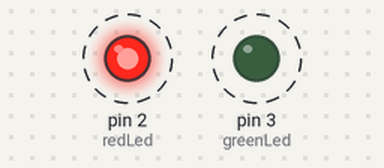
Bench run of a sketch on a simulated Arduino Uno, built with avr-gcc and run on an emulated ATmega328P. On the bench: output pins drawn as LEDs (lit = HIGH). Dashed ring = blinking.

Above: at 0.2 s.
Timing chart, 0 to 3.5 s (numbered marks = the images above):
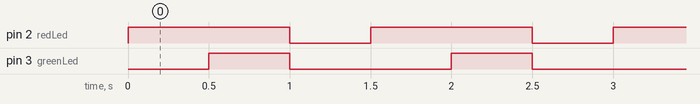

The sketch:

testing-leds.ino
```cpp
const int redLed = 2;
const int greenLed = 3;

void setup(){
  Serial.begin(9600);
  pinMode(redLed, OUTPUT);
  pinMode(greenLed, OUTPUT);
  digitalWrite(redLed, LOW);
  digitalWrite(greenLed, LOW);
}


void loop(){
  digitalWrite(redLed, HIGH);
  delay(500);
  digitalWrite(greenLed, HIGH);
  delay(500);
  digitalWrite(redLed, LOW);
  digitalWrite(greenLed, LOW);
  delay(500);
}
```

Measured:
- by itself, pin 2 (redLed): alternates HIGH for 1.0 s and LOW for 0.50 s
- by itself, pin 3 (greenLed): alternates HIGH for 0.50 s and LOW for 1.0 s
- by itself, everything shown: repeats every 1.5 s, in 3 steps
